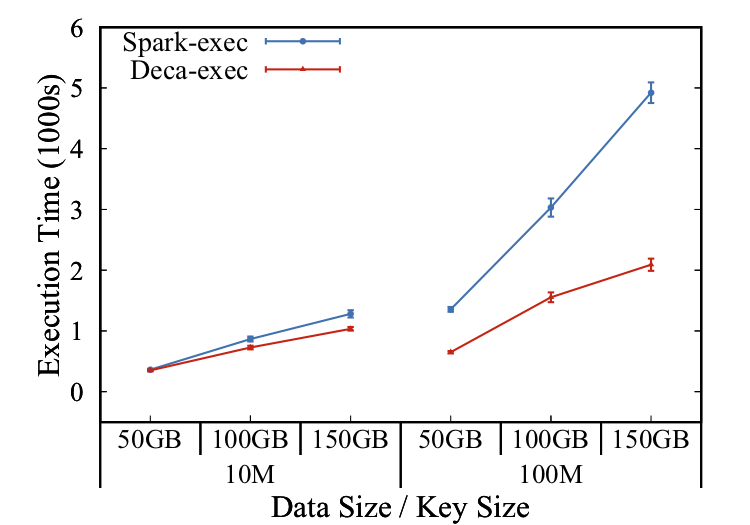

Here is the gnuplot script that generated this plot:
set terminal push
set terminal postscript eps solid color linewidth 2 "TimesNewRomanPSMT" 26
set output 'wc-2-errbar.eps'

set multiplot

set key left font ",30"
#set ylabel "Execution Time (1000s)" font ",30" offset 1.5,0
set ylabel "Execution Time (1000s)" font ",30" offset 1.5,0
set xlabel "Data Size / Key Size" font ",30" offset 0,-0.6

set xrange [ 0.5 : 6.5 ]
set yrange [-0.5 : 6]
set xtics nomirror

set arrow 1 from graph 0,0 to graph 0,-1.0/6 nohead 
set arrow 2 from graph 1.0/2,0 to graph 1.0/2,-1.0/6 nohead 
set arrow 3 from graph 1,0 to graph 1,-1.0/6 nohead 

set arrow 4 from graph 1.0/6,0 to graph 1.0/6,-1.0/12 nohead 
set arrow 5 from graph 2.0/6,0 to graph 2.0/6,-1.0/12 nohead 
set arrow 6 from graph 4.0/6,0 to graph 4.0/6,-1.0/12 nohead 
set arrow 7 from graph 5.0/6,0 to graph 5.0/6,-1.0/12 nohead 

set key left font ",27" at 0.3,6

set xtic offset 0,0.4


plot "wc-2-errbar.dat" u 1:($3/1000):4:xtic(2) title columnheader(3) pt 7 ps 1 lw 2 lc 6  w yerrorlines, \
"wc-2-errbar.dat" u 1:($5/1000):6 title columnheader(5) pt 9 ps 1 lw 2 lc 7 w yerrorlines

set xtic offset 0,-0.9

unset key
#unset border


plot    "" u 1:xtic(7) w p pt 3 ps 0

unset multiplot
unset xlabel
unset ylabel
set output
set terminal pop
